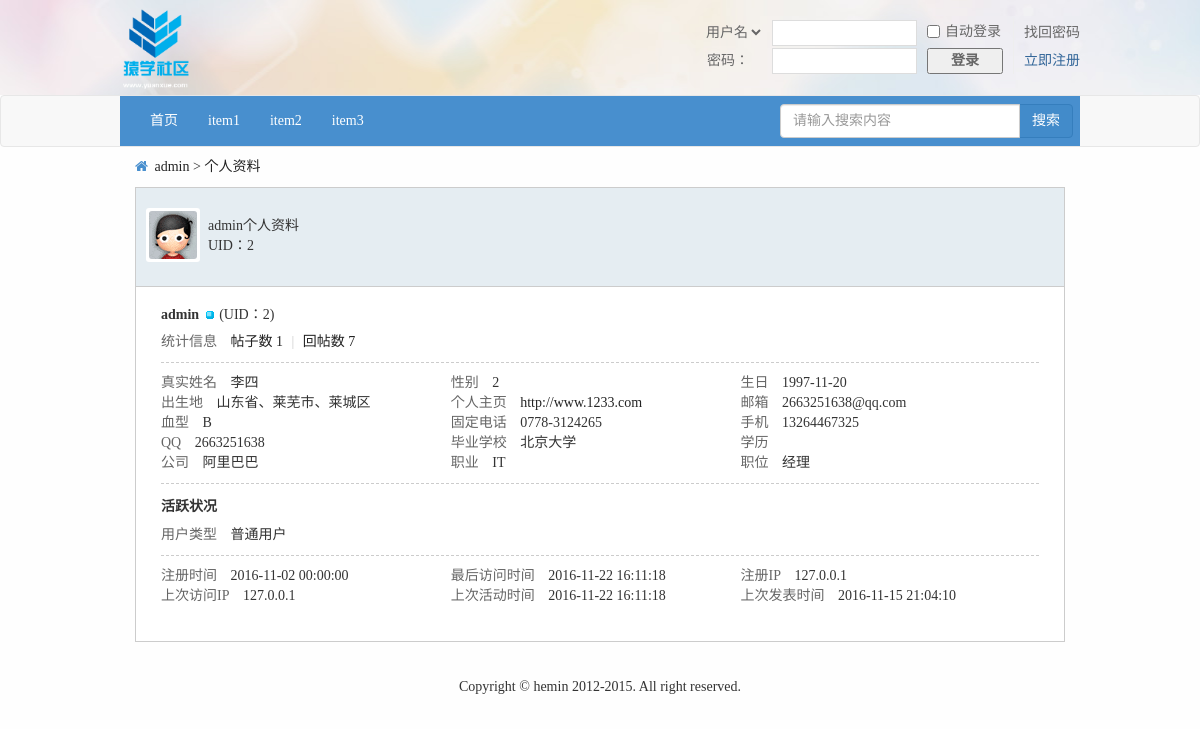
Before: /userProfile.php?uid=2 with the older database file.
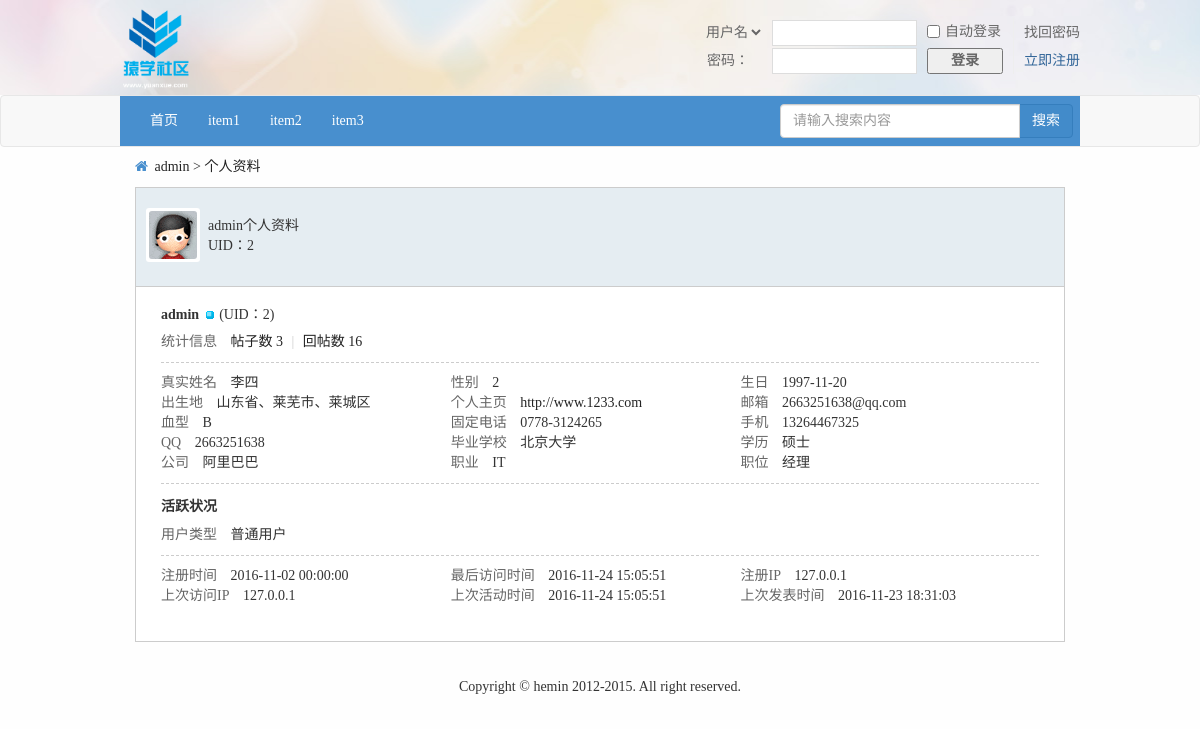
After: the same page with the newer database file.
### tables this page shows
CREATE TABLE IF NOT EXISTS `user` (
  `id` int(20) NOT NULL AUTO_INCREMENT COMMENT '唯一标识符',
  `name` varchar(200) NOT NULL COMMENT '用户名称',
  `psw` varchar(200) NOT NULL COMMENT '用户密码',
  `sex` varchar(200) NOT NULL DEFAULT '未填写' COMMENT '用户性别',
  `email` varchar(200) NOT NULL COMMENT '邮箱地址',
  `qq` varchar(200) NOT NULL DEFAULT '未填写' COMMENT '用户qq',
  `photo` varchar(200) NOT NULL COMMENT '用户头像',
  `level` int(11) NOT NULL DEFAULT '0' COMMENT '用户权限',
  `reallyName` varchar(200) NOT NULL DEFAULT '未填写' COMMENT '用户真实姓名',
  `birthday` varchar(200) NOT NULL DEFAULT '未填写' COMMENT '用户生日',
  `homeplace` varchar(200) NOT NULL DEFAULT '未填写' COMMENT '用户出生地',
  `bloodType` varchar(200) NOT NULL DEFAULT '未填写' COMMENT '用户血型',
  `fixedTel` varchar(200) NOT NULL DEFAULT '未填写' COMMENT '用户固定电话',
  `phone` varchar(200) NOT NULL DEFAULT '未填写' COMMENT '用户电话',
  `website` varchar(200) NOT NULL DEFAULT 'http://' COMMENT '用户主页',
  `school` varchar(200) NOT NULL DEFAULT '未填写' COMMENT '用户毕业学校',
  `degree` varchar(200) NOT NULL DEFAULT '未填写' COMMENT '用户学历',
  `company` varchar(200) NOT NULL DEFAULT '未填写' COMMENT '用户公司',
  `profession` varchar(200) NOT NULL DEFAULT '未填写' COMMENT '用户职业',
  `job` varchar(200) NOT NULL DEFAULT '未填写' COMMENT '用户职位',
  `income` varchar(200) NOT NULL DEFAULT '未填写' COMMENT '用户年收入',
  `registerTime` datetime NOT NULL COMMENT '注册时间',
  `lastLogin` datetime NOT NULL COMMENT '最后一次登录时间',
  PRIMARY KEY (`id`)
);

CREATE TABLE IF NOT EXISTS `post` (
  `postId` int(11) NOT NULL AUTO_INCREMENT COMMENT '帖子id',
  `postTitle` varchar(200) NOT NULL COMMENT '帖子标题',
  `postContent` varchar(2000) NOT NULL COMMENT '帖子内容',
  `postTime` datetime NOT NULL COMMENT '发帖时间',
  `tsmoduleId` int(11) NOT NULL COMMENT '所属子版块的id',
  `times` int(11) NOT NULL COMMENT '浏览次数',
  `postuid` int(11) NOT NULL COMMENT '发帖人id',
  `isTop` int(11) NOT NULL DEFAULT '0' COMMENT '是否置顶',
  `isBoutique` int(11) NOT NULL DEFAULT '0' COMMENT '是否加精',
  `updateTime` datetime NOT NULL COMMENT '当前条帖子有回复就更新',
  PRIMARY KEY (`postId`)
);

### inc/mysql.func.php (called while the page is built, shortened)
<?php
    function execute($link, $sql){
        $result = mysqli_query($link, $sql);
        return $result;
    }
    function nums($link, $sql){
        return mysqli_num_rows(execute($link, $sql));
    }
    function fetch_array($result){
        return mysqli_fetch_assoc($result);
    }
?>

### userProfile.php (the view, shortened to what the changed rows need)
<!DOCTYPE html>
<html lang="en">
<head>
    <link rel="stylesheet" href="font/css/font-awesome.min.css">
    <link rel="stylesheet" href="css/bootstrap/css/bootstrap.min.css">
    <link rel="stylesheet" href="css/common.css">
    <link rel="stylesheet" href="css/profile.css">
</head>
<?php
    $link = connect();
    $sql_sel = "select * from user where id={$_GET['uid']}";
    $result_sel = execute($link, $sql_sel);
    $data = fetch_array($result_sel);
    $sql_total = "select * from post where postuid={$_GET['uid']} ORDER BY postId DESC";
    $data_post = fetch_array(execute($link, $sql_total));
    $count = nums($link, $sql_total);
    $sql_reply_total = "select * from reply where ruid={$_GET['uid']}";
    $reply_count = nums($link, $sql_reply_total);
    $upicurl = "";
    if(!empty($data_user['photo'])){
        $upicurl = $data_user['photo'];
    }else{
        $upicurl = "img/noavatar_small.gif";
    }
?>
<body>
<div id="position">
    <div class="container">
        <i class="fa fa-home"></i>
        <a href="userprofile.php?uid=<?php echo $data['id'];?>"><?php echo $data['name'];?></a>
        >
        <a href="#">个人资料</a>
    </div>
</div>
<div id="profile">
    <div class="container">
        <div class="profile-h">
            <a href="userProfile.php?uid=<?php echo $data['id'];?>"><img src="<?php echo $upicurl;?>" width="48" height="48"></a>
            <div class="info">
                <?php echo $data['name']?>个人资料<br>
                UID：<?php echo $data['id']?>
            </div>
        </div>
        <div class="person-info">
            <div class="block">
                <h2 class="mbn"><?php echo $data['name']?> <img src="img/ol.gif" alt=""> <span class="xw0">(UID：<?php echo $data['id']?>)</span></h2>
                <ul class="pbm">
                    <li>
                        <em class="xg2">统计信息</em>
                        <a href="userPost.php?uid=<?php echo $data['id'];?>">帖子数 <?php echo $count;?></a>
                        <span class="pipe">|</span>
                        <a href="#">回帖数 <?php echo $reply_count;?></a>
                    </li>
                </ul>
                <ul class="pbm pf_l">
                    <li>
                        <em class="xg2">真实姓名</em>
                        <?php echo $data['reallyName']?>
                    </li>
                    <li>
                        <em class="xg2">性别</em>
                        <?php echo $data['sex']?>
                    </li>
                    <li>
                        <em class="xg2">生日</em>
                        <?php echo $data['birthday']?>
                    </li>
                    <li>
                        <em class="xg2">出生地</em>
                        <?php echo $data['homeplace']?>
                    </li>
                    <li>
                        <em class="xg2">个人主页</em>
                        <a href="#"><?php echo $data['website']?></a>
                    </li>
                    <li>
                        <em class="xg2">邮箱</em>
                        <?php echo $data['email']?>
                    </li>
                    <li>
                        <em class="xg2">血型</em>
                        <?php echo $data['bloodType']?>
                    </li>
                    <li>
                        <em class="xg2">固定电话</em>
                        <?php echo $data['fixedTel']?>
                    </li>
                    <li>
                        <em class="xg2">手机</em>
                        <?php echo $data['phone']?>
                    </li>
                    <li>
                        <em class="xg2">QQ</em>
                        <?php echo $data['qq']?>
                    </li>
                    <li>
                        <em class="xg2">毕业学校</em>
                        <?php echo $data['school']?>
                    </li>
                    <li>
                        <em class="xg2">学历</em>
                        <?php echo $data['degree']?>
                    </li>
                    <li>
                        <em class="xg2">公司</em>
                        <?php echo $data['company']?>
                    </li>
                    <li>
                        <em class="xg2">职业</em>
                        <?php echo $data['profession']?>
                    </li>
                    <li>
                        <em class="xg2">职位</em>
                        <?php echo $data['job']?>
                    </li>
                </ul>
            </div>
            <div class="block">
                <h2 class="mbn">活跃状况</h2>
                <ul class="pbm pf_l" style="border-bottom: none;">
                    <li>
                        <em class="xg2">注册时间</em>
                        <?php echo $data['registerTime']?>
                    </li>
                    <li>
                        <em class="xg2">最后访问时间</em>
                        <?php echo $data['lastLogin']?>
                    </li>
                    <li>
                        <em class="xg2">注册IP</em>
                        <?php echo $_SERVER['REMOTE_ADDR'];?>
                    </li>
                    <li>
                        <em class="xg2">上次访问IP</em>
                        <?php echo $_SERVER['REMOTE_ADDR'];?>
                    </li>
                    <li>
                        <em class="xg2">上次活动时间</em>
                        <?php echo $data['lastLogin']?>
                    </li>
                    <li>
                        <em class="xg2">上次发表时间</em>
                        <?php echo $data_post['postTime'];?>
                    </li>
                </ul>
            </div>
        </div>
    </div>
</div>
</body>
</html>

Changed rows visible on the page:
no longer on this page (row edited): post: postTime "2016-11-15 21:04:10"
changed user "admin": degree (not shown) → "硕士"; lastLogin "2016-11-22 16:11:18" → "2016-11-24 15:05:51"
added post: postTime "2016-11-23 18:31:03"
Other visible differences:
$count: "1" → "3"
$reply_count: "7" → "16"
